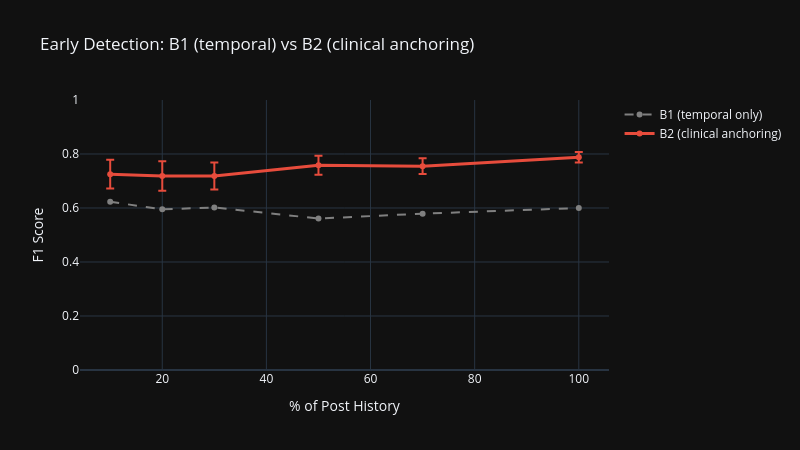

Notebook cell for this chart:
### Markdown cell above
---
## 5. Early Detection — B1 vs B2

Evaluate at increasing temporal cutoffs: can we detect depression
earlier with anchor-relative features?

### Code cell
cutoffs = [0.1, 0.2, 0.3, 0.5, 0.7, 1.0]
early_b2 = []

for cutoff in cutoffs:
    rows_c = []
    labels_c = []
    for uid in all_uids:
        feats = extract_all_features(index, uid, user_to_id, anchor_vecs, healthy_vec, cutoff)
        if feats:
            rows_c.append(feats)
            labels_c.append(1 if df[df['user_id'] == uid]['label'].iloc[0] == 'depression' else 0)
    
    X_c = np.nan_to_num(pd.DataFrame(rows_c).values, nan=0.0, posinf=0.0, neginf=0.0)
    y_c = np.array(labels_c)
    
    f1s, aucs = [], []
    for tr, te in skf.split(X_c, y_c):
        s = StandardScaler()
        clf = LogisticRegression(max_iter=1000, random_state=42, class_weight='balanced')
        clf.fit(s.fit_transform(X_c[tr]), y_c[tr])
        y_pred = clf.predict(s.transform(X_c[te]))
        y_prob = clf.predict_proba(s.transform(X_c[te]))[:, 1]
        f1s.append(f1_score(y_c[te], y_pred))
        aucs.append(roc_auc_score(y_c[te], y_prob))
    
    early_b2.append({'cutoff': cutoff, 'f1': np.mean(f1s), 'f1_std': np.std(f1s), 'auc': np.mean(aucs)})
    print(f'  {cutoff:3.0%}: F1={np.mean(f1s):.3f}±{np.std(f1s):.3f}, AUC={np.mean(aucs):.3f}')

df_early_b2 = pd.DataFrame(early_b2)

# Plot B1 vs B2 early detection
fig = go.Figure()
fig.add_trace(go.Scatter(
    x=[10,20,30,50,70,100], y=[0.623,0.595,0.602,0.561,0.579,0.600],
    mode='lines+markers', name='B1 (temporal only)',
    line=dict(color='gray', width=2, dash='dash'),
))
fig.add_trace(go.Scatter(
    x=(df_early_b2['cutoff']*100).tolist(), y=df_early_b2['f1'].tolist(),
    mode='lines+markers', name='B2 (clinical anchoring)',
    line=dict(color=C_DEP, width=3),
    error_y=dict(type='data', array=df_early_b2['f1_std'].tolist(), visible=True),
))
fig.update_layout(
    title='Early Detection: B1 (temporal) vs B2 (clinical anchoring)',
    xaxis_title='% of Post History', yaxis_title='F1 Score',
    yaxis_range=[0, 1],
    width=800, height=450, template='plotly_dark',
)
fig.show()

### Figure 1 — Plotly figure (JSON) as saved in the notebook; plotly's stock layout.template omitted (floating-point values rounded to 4 significant figures)
{"data": [{"line": {"color": "gray", "dash": "dash", "width": 2}, "mode": "lines+markers", "name": "B1 (temporal only)", "type": "scatter", "x": [10, 20, 30, 50, 70, 100], "y": [0.623, 0.595, 0.602, 0.561, 0.579, 0.6]}, {"error_y": {"array": [0.05308, 0.05463, 0.04977, 0.03488, 0.02912, 0.01944], "type": "data", "visible": true}, "line": {"color": "#e74c3c", "width": 3}, "mode": "lines+markers", "name": "B2 (clinical anchoring)", "type": "scatter", "x": [10, 20, 30, 50, 70, 100], "y": [0.7253, 0.719, 0.7187, 0.7582, 0.7548, 0.7883]}], "layout": {"height": 450, "title": {"text": "Early Detection: B1 (temporal) vs B2 (clinical anchoring)"}, "width": 800, "xaxis": {"title": {"text": "% of Post History"}}, "yaxis": {"range": [0, 1], "title": {"text": "F1 Score"}}}}
